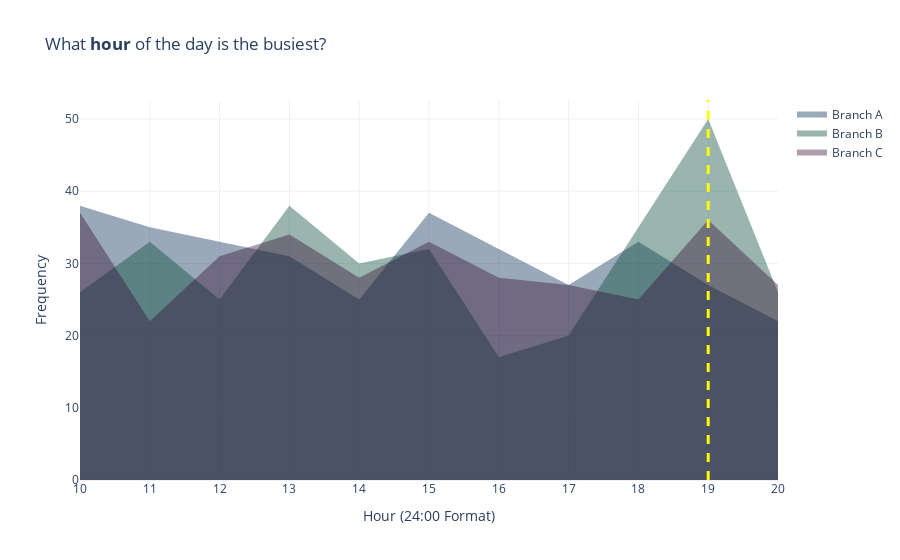

The code cell stored with this chart in its notebook:
### Code cell
# Preparing dataframe
branch_hours = datetime_time_frame.groupby(by = ['branch', 'hours']).size()

fig = go.Figure()

fig.add_trace(go.Scatter(
    x = branch_hours['A'].index,
    y = branch_hours['A'].values,
    name = 'Branch A',
    fill='tozeroy',
    mode = 'none',
    fillcolor = 'rgba(0,40,80,0.4)'
))

fig.add_trace(go.Scatter(
    x = branch_hours['B'].index,
    y = branch_hours['B'].values,
    name = 'Branch B',
    fill='tozeroy',
    mode = 'none',
    fillcolor = 'rgba(0,70,50,0.4)'
))

fig.add_trace(go.Scatter(
    x = branch_hours['C'].index,
    y = branch_hours['C'].values,
    name = 'Branch C',
    fill='tozeroy',
    mode = 'none',
    fillcolor = 'rgba(50,10,50,0.4)'
))

fig.update_layout(
    xaxis_title = 'Hour (24:00 Format)',
    yaxis_title = 'Frequency',
    title = 'What<b> hour</b> of the day is the busiest?',
)

fig.update_xaxes(
    nticks = 20
)

fig.add_vline(x=19, line_width=3, line_dash="dash", line_color="yellow")

fig.show()

### Figure 1 — Plotly figure (JSON) as saved in the notebook; plotly's stock layout.template omitted (floating-point values rounded to 4 significant figures)
{"data": [{"fill": "tozeroy", "fillcolor": "rgba(0,40,80,0.4)", "mode": "none", "name": "Branch A", "type": "scatter", "x": [10, 11, 12, 13, 14, 15, 16, 17, 18, 19, 20], "y": [38, 35, 33, 31, 25, 37, 32, 27, 33, 27, 22]}, {"fill": "tozeroy", "fillcolor": "rgba(0,70,50,0.4)", "mode": "none", "name": "Branch B", "type": "scatter", "x": [10, 11, 12, 13, 14, 15, 16, 17, 18, 19, 20], "y": [26, 33, 25, 38, 30, 32, 17, 20, 35, 50, 26]}, {"fill": "tozeroy", "fillcolor": "rgba(50,10,50,0.4)", "mode": "none", "name": "Branch C", "type": "scatter", "x": [10, 11, 12, 13, 14, 15, 16, 17, 18, 19, 20], "y": [37, 22, 31, 34, 28, 33, 28, 27, 25, 36, 27]}], "layout": {"shapes": [{"line": {"color": "yellow", "dash": "dash", "width": 3}, "type": "line", "x0": 19, "x1": 19, "xref": "x", "y0": 0, "y1": 1, "yref": "y domain"}], "title": {"text": "What<b> hour</b> of the day is the busiest?"}, "xaxis": {"nticks": 20, "title": {"text": "Hour (24:00 Format)"}}, "yaxis": {"title": {"text": "Frequency"}}}}
